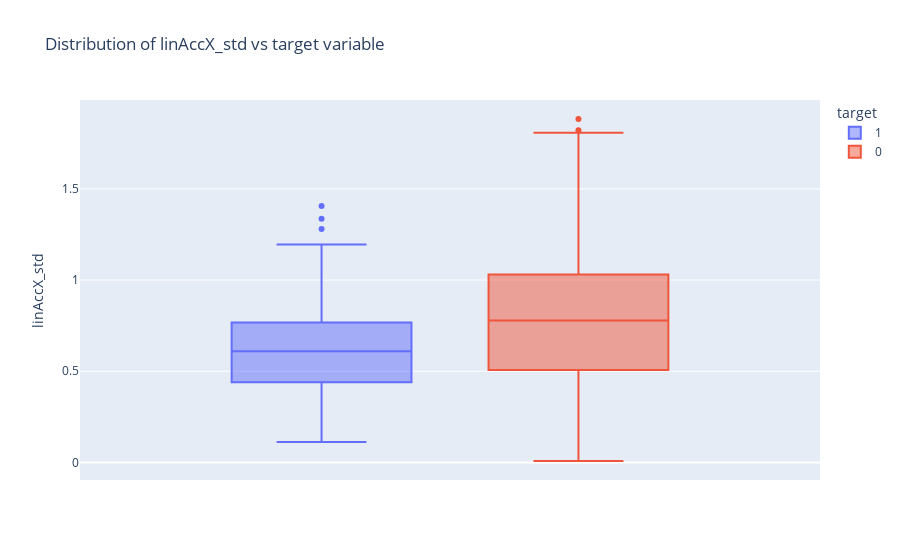

Notebook cell for this chart:
### Code cell
fig = px.box(data_custom, y="linAccX_std", color="target",title = 'Distribution of linAccX_std vs target variable')
fig.update_traces(quartilemethod="exclusive") 
fig.show()

### Figure 1 — Plotly figure (JSON) as saved in the notebook; plotly's stock layout.template omitted (floating-point values rounded to 4 significant figures; data arrays with more than 128 entries replaced by an {"elided": "..."} marker saying what was removed)
{"data": [{"alignmentgroup": "True", "hovertemplate": "target=1<br>linAccX_std=%{y}<extra></extra>", "legendgroup": "1", "marker": {"color": "#636efa"}, "name": "1", "notched": false, "offsetgroup": "1", "orientation": "v", "quartilemethod": "exclusive", "showlegend": true, "type": "box", "x0": " ", "xaxis": "x", "y": {"elided": "337 float values"}, "y0": " ", "yaxis": "y"}, {"alignmentgroup": "True", "hovertemplate": "target=0<br>linAccX_std=%{y}<extra></extra>", "legendgroup": "0", "marker": {"color": "#EF553B"}, "name": "0", "notched": false, "offsetgroup": "0", "orientation": "v", "quartilemethod": "exclusive", "showlegend": true, "type": "box", "x0": " ", "xaxis": "x", "y": {"elided": "5645 float values"}, "y0": " ", "yaxis": "y"}], "layout": {"boxmode": "group", "legend": {"title": {"text": "target"}, "tracegroupgap": 0}, "title": {"text": "Distribution of linAccX_std vs target variable"}, "xaxis": {"anchor": "y", "domain": [0, 1]}, "yaxis": {"anchor": "x", "domain": [0, 1], "title": {"text": "linAccX_std"}}}}
